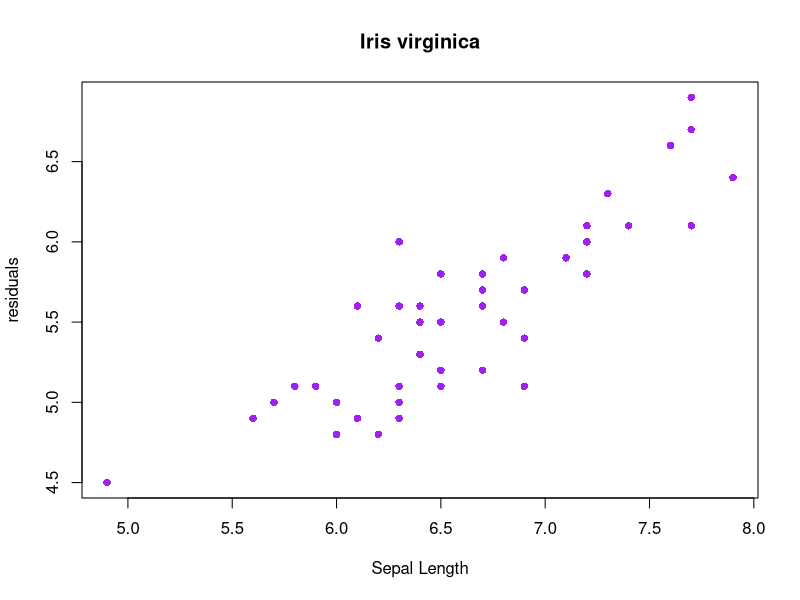
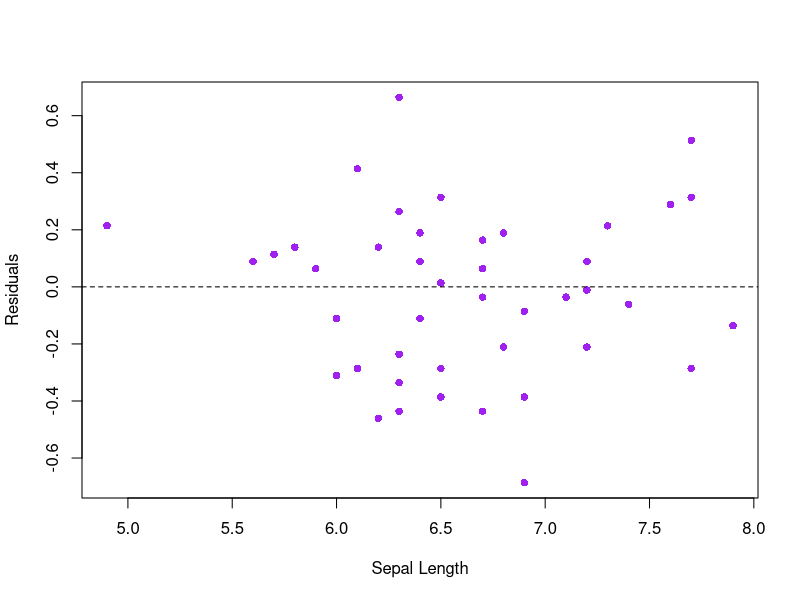
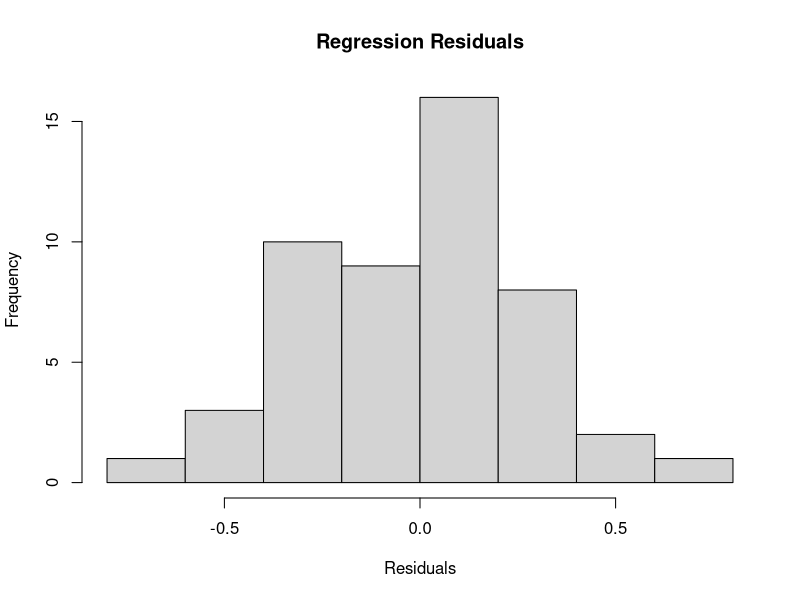
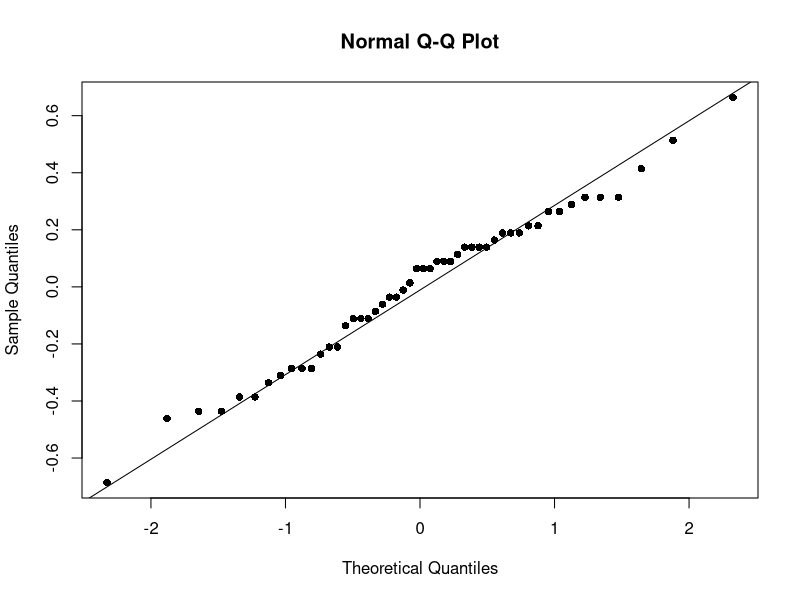

These charts were generated, in order, by the following R code:
flower <- iris[iris$Species=='virginica',]

fit <- lm(flower$Petal.Length ~ flower$Sepal.Length)

summary(fit)

plot(flower$Sepal.Length, flower$Petal.Length,
     main = "Iris virginica",
     xlab="Sepal Length", ylab="residuals",
     col = "purple",
     pch=16)


plot(flower$Sepal.Length, summary(fit)$residuals,
xlab="Sepal Length", ylab="Residuals", col = "purple",
pch=16)

abline(h=0,
       lty = "dashed")

hist(summary(fit)$residuals,
     main = "Regression Residuals",
     xlab="Residuals",
     pch=16)

shapiro.test(summary(fit)$residuals)

#qqplot 

qqnorm(summary(fit)$residuals, pch = 16)

qqline(summary(fit)$residuals, datax = FALSE, distribution = qnorm,
       probs = c(0.25, 0.75), qtype = 7, pch = 16)
